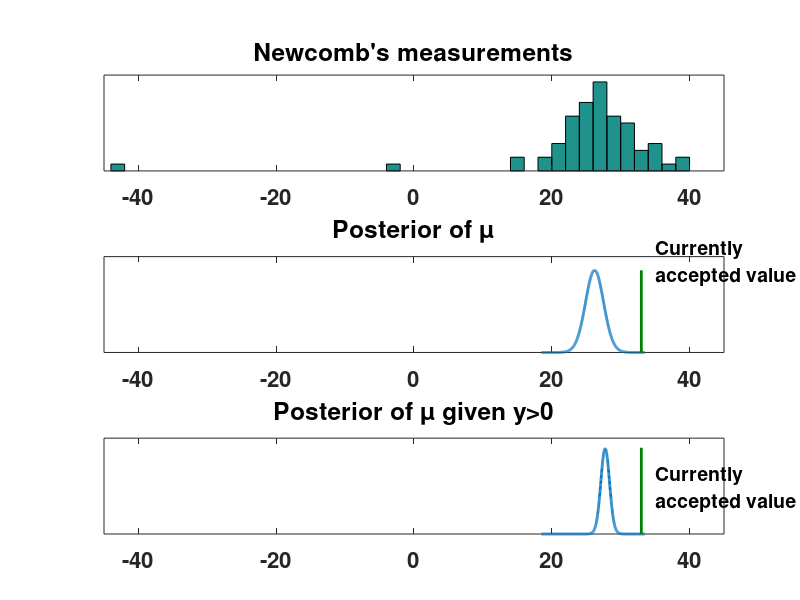

Write the MATLAB code that produced this figure.
% Bayesian data analysis
% Aki Vehtari <Aki.Vehtari@aalto.fi>

% Estimating the speed of light using normal model BDA3 p. 66

% data
y=load('light.txt');
% sufficient statistics
n=length(y);
s2=var(y);
my=mean(y);
% sample from p(sigma2|y)
sigma2=(n-1)*s2./chi2rnd(n-1,1000,1);
% sample from p(mu|sigma2,y)
mu=my+sqrt(sigma2/n).*randn(size(sigma2));
% display sigma instead of sigma2
sigma=sqrt(sigma2);

clf
set(gcf,'DefaultAxesFontSize',16,'DefaultAxesFontWeight','bold')
set(gcf,'DefaultLineLineWidth',2)
set(gcf,'Position',[600 60 700 640]);

% histogram of data
subplot(2,1,1)
set(gca,'box','on')
hist(y,-43:2:41)
set(gca,'YTick',[],'XTick',-40:20:40)
title('Newcomb''s measurements')
xlim([-45 45])

pause

% the posterior distribution of mu
subplot(2,1,2)
set(gca,'box','on')
x=linspace(18.5,33.5,1000);
% the exact posterior distribution (t-distribution)
pm=tpdf((x-mean(y))/sqrt(s2/n),n-1)./sqrt(s2/n);
plot(x,pm)
set(gca,'YTick',[],'XLim',[-45 45],'XTick',-40:20:40)
text(20,0.35,'\mu=26.2','FontSize',16,'FontWeight','bold')
xlim([-45 45])
title('Posterior of \mu')

pause

% currently accepted value
line([33 33],[0 0.3],'Color',[0 0.5 0])
text(35,0.33,['Currently     '; 'accepted value'],'HorizontalAlignment','left','FontSize',14,'FontWeight','bold')

pause

% plot again with extra plot 3
clf
set(gcf,'DefaultAxesFontSize',16,'DefaultAxesFontWeight','bold')
set(gcf,'DefaultLineLineWidth',2)
set(gcf,'Position',[600 60 700 640]);

% histogram of data
subplot(3,1,1)
set(gca,'box','on')
hist(y,-43:2:41)
set(gca,'YTick',[],'XTick',-40:20:40)
xlim([-45 45])
title('Newcomb''s measurements')

% the posterior distribution of mu
subplot(3,1,2)
set(gca,'box','on')
x=linspace(18.5,33.5,1000);
% the exact posterior distribution (t-distribution)
pm=tpdf((x-mean(y))/sqrt(s2/n),n-1)./sqrt(s2/n);
plot(x,pm)
set(gca,'YTick',[],'XLim',[-45 45],'XTick',-40:20:40)
title('Posterior of \mu')

% currently accepted value
line([33 33],[0 0.3],'Color',[0 0.5 0])
text(35,0.33,['Currently     '; 'accepted value'],'HorizontalAlignment','left','FontSize',14,'FontWeight','bold')

% What if we remove suspicious observations below zero?
% In real situations, use this only as approximation
% often there is better way of handling "outliers",
% for example, using more robust likelihood like t-distribution
y=y(y>0);
n=length(y);
s2=var(y);
my=mean(y);

% the posterior distribution of mu given y>0
subplot(3,1,3)
set(gca,'box','on')
x=linspace(18.5,33.5,1000);
% the exact posterior distribution (t-distribution)
pm=tpdf((x-mean(y))/sqrt(s2/n),n-1)./sqrt(s2/n);
plot(x,pm)
set(gca,'YTick',[],'XLim',[-45 45],'XTick',-40:20:40)
title('Posterior of \mu given y>0')

line([33 33],[0 0.63],'Color',[0 0.5 0])
text(35,0.33,['Currently     '; 'accepted value'],'HorizontalAlignment','left','FontSize',14,'FontWeight','bold')

% Note that even after removing "outliers" it seems that there
% was a systematic measurement error in Newcombs' experiment
